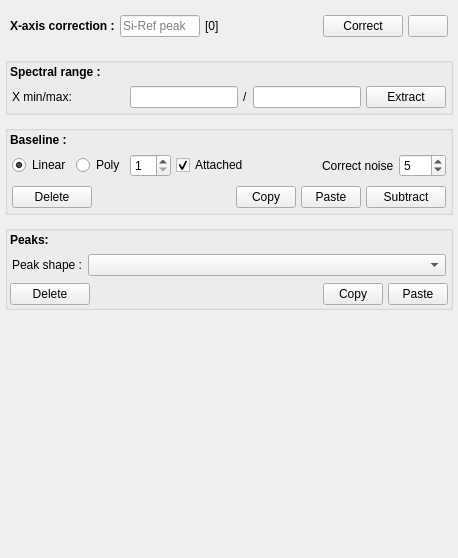
                       <widget class="QWidget" name="scrollAreaWidgetContents_3">
                        <property name="geometry">
                         <rect>
                          <x>0</x>
                          <y>0</y>
                          <width>458</width>
                          <height>558</height>
                         </rect>
                        </property>
                        <layout class="QVBoxLayout" name="verticalLayout_38">
                         <property name="spacing">
                          <number>10</number>
                         </property>
                         <property name="leftMargin">
                          <number>5</number>
                         </property>
                         <property name="topMargin">
                          <number>5</number>
                         </property>
                         <property name="rightMargin">
                          <number>5</number>
                         </property>
                         <property name="bottomMargin">
                          <number>5</number>
                         </property>
                         <item>
                          <layout class="QHBoxLayout" name="horizontalLayout_18">
                           <property name="spacing">
                            <number>5</number>
                           </property>
                           <property name="leftMargin">
                            <number>5</number>
                           </property>
                           <property name="topMargin">
                            <number>10</number>
                           </property>
                           <property name="rightMargin">
                            <number>5</number>
                           </property>
                           <property name="bottomMargin">
                            <number>10</number>
                           </property>
                           <item>
                            <widget class="QLabel" name="label_26">
                             <property name="font">
                              <font>
                               <bold>true</bold>
                              </font>
                             </property>
                             <property name="text">
                              <string>X-axis correction :</string>
                             </property>
                            </widget>
                           </item>
                           <item>
                            <widget class="QLineEdit" name="ent_si_peak_2">
                             <property name="minimumSize">
                              <size>
                               <width>80</width>
                               <height>0</height>
                              </size>
                             </property>
                             <property name="maximumSize">
                              <size>
                               <width>80</width>
                               <height>16777215</height>
                              </size>
                             </property>
                             <property name="toolTip">
                              <string>Type the measured Si-reference values</string>
                             </property>
                             <property name="placeholderText">
                              <string>Si-Ref peak</string>
                             </property>
                            </widget>
                           </item>
                           <item>
                            <widget class="QLabel" name="lbl_correction_value_2">
                             <property name="minimumSize">
                              <size>
                               <width>70</width>
                               <height>0</height>
                              </size>
                             </property>
                             <property name="maximumSize">
                              <size>
                               <width>70</width>
                               <height>16777215</height>
                              </size>
                             </property>
                             <property name="toolTip">
                              <string>The corrected values of the selected spectrum.</string>
                             </property>
                             <property name="text">
                              <string>[0]</string>
                             </property>
                            </widget>
                           </item>
                           <item>
                            <spacer name="spacer_2">
                             <property name="orientation">
                              <enum>Qt::Horizontal</enum>
                             </property>
                             <property name="sizeHint" stdset="0">
                              <size>
                               <width>40</width>
                               <height>20</height>
                              </size>
                             </property>
                            </spacer>
                           </item>
                           <item>
                            <widget class="QPushButton" name="btn_xrange_correction_2">
                             <property name="toolTip">
                              <string>Type the measured peak position of Si-reference sample then correct for selected spectra</string>
                             </property>
                             <property name="text">
                              <string>Correct</string>
                             </property>
                             <property name="icon">
                              <iconset resource="resources.qrc">
                               <normaloff>:/icon/iconpack/done.png</normaloff>:/icon/iconpack/done.png</iconset>
                             </property>
                            </widget>
                           </item>
                           <item>
                            <widget class="QPushButton" name="btn_undo_correction_2">
                             <property name="toolTip">
                              <string>Restore to the uncorrected x-range</string>
                             </property>
                             <property name="text">
                              <string/>
                             </property>
                             <property name="icon">
                              <iconset resource="resources.qrc">
                               <normaloff>:/icon/iconpack/undo2.png</normaloff>:/icon/iconpack/undo2.png</iconset>
                             </property>
                            </widget>
                           </item>
                          </layout>
                         </item>
                         <item>
                          <widget class="QGroupBox" name="gb_range_2">
                           <property name="title">
                            <string/>
                           </property>
                           <layout class="QVBoxLayout" name="verticalLayout_36">
                            <property name="spacing">
                             <number>5</number>
                            </property>
                            <property name="leftMargin">
                             <number>2</number>
                            </property>
                            <property name="topMargin">
                             <number>2</number>
                            </property>
                            <property name="rightMargin">
                             <number>2</number>
                            </property>
                            <property name="bottomMargin">
                             <number>2</number>
                            </property>
                            <item>
                             <widget class="QLabel" name="label_54">
                              <property name="font">
                               <font>
                                <bold>true</bold>
                               </font>
                              </property>
                              <property name="text">
                               <string>Spectral range :</string>
                              </property>
                             </widget>
                            </item>
                            <item>
                             <layout class="QHBoxLayout" name="horizontalLayout_58">
                              <property name="spacing">
                               <number>5</number>
                              </property>
                              <property name="leftMargin">
                               <number>2</number>
                              </property>
                              <property name="topMargin">
                               <number>2</number>
                              </property>
                              <property name="rightMargin">
                               <number>2</number>
                              </property>
                              <property name="bottomMargin">
                               <number>2</number>
                              </property>
                              <item>
                               <widget class="QLabel" name="label_61">
                                <property name="text">
                                 <string>X min/max:</string>
                                </property>
                               </widget>
                              </item>
                              <item>
                               <spacer name="horizontalSpacer_30">
                                <property name="orientation">
                                 <enum>Qt::Horizontal</enum>
                                </property>
                                <property name="sizeHint" stdset="0">
                                 <size>
                                  <width>40</width>
                                  <height>20</height>
                                 </size>
                                </property>
                               </spacer>
                              </item>
                              <item>
                               <widget class="QLineEdit" name="range_min"/>
                              </item>
                              <item>
                               <widget class="QLabel" name="label_62">
                                <property name="text">
                                 <string>/</string>
                                </property>
                               </widget>
                              </item>
                              <item>
                               <widget class="QLineEdit" name="range_max"/>
                              </item>
                              <item>
                               <widget class="QPushButton" name="range_apply">
                                <property name="toolTip">
                                 <string>Extract the spectral windows range.
 Hold 'Ctrl' and press 'Extract' button to apply to all spectra</string>
                                </property>
                                <property name="text">
                                 <string>Extract</string>
                                </property>
                                <property name="icon">
                                 <iconset resource="resources.qrc">
                                  <normaloff>:/icon/iconpack/cut.png</normaloff>:/icon/iconpack/cut.png</iconset>
                                </property>
                               </widget>
                              </item>
                             </layout>
                            </item>
                           </layout>
                          </widget>
                         </item>
                         <item>
                          <widget class="QGroupBox" name="gb_baseline_2">
                           <property name="title">
                            <string/>
                           </property>
                           <layout class="QVBoxLayout" name="verticalLayout_6">
                            <property name="spacing">
                             <number>5</number>
                            </property>
                            <property name="leftMargin">
                             <number>2</number>
                            </property>
                            <property name="topMargin">
                             <number>2</number>
                            </property>
                            <property name="rightMargin">
                             <number>2</number>
                            </property>
                            <property name="bottomMargin">
                             <number>2</number>
                            </property>
                            <item>
                             <widget class="QLabel" name="label_52">
                              <property name="font">
                               <font>
                                <bold>true</bold>
                               </font>
                              </property>
                              <property name="text">
                               <string>Baseline :</string>
                              </property>
                             </widget>
                            </item>
                            <item>
                             <layout class="QHBoxLayout" name="horizontalLayout_37" stretch="25,25,0,0,0,0,0">
                              <property name="spacing">
                               <number>5</number>
                              </property>
                              <property name="leftMargin">
                               <number>2</number>
                              </property>
                              <property name="topMargin">
                               <number>2</number>
                              </property>
                              <property name="rightMargin">
                               <number>2</number>
                              </property>
                              <property name="bottomMargin">
                               <number>2</number>
                              </property>
                              <item>
                               <widget class="QRadioButton" name="rbtn_linear">
                                <property name="sizePolicy">
                                 <sizepolicy hsizetype="Maximum" vsizetype="Fixed">
                                  <horstretch>0</horstretch>
                                  <verstretch>0</verstretch>
                                 </sizepolicy>
                                </property>
                                <property name="text">
                                 <string>Linear</string>
                                </property>
                                <property name="checked">
                                 <bool>true</bool>
                                </property>
                               </widget>
                              </item>
                              <item>
                               <widget class="QRadioButton" name="rbtn_polynomial">
                                <property name="sizePolicy">
                                 <sizepolicy hsizetype="Maximum" vsizetype="Fixed">
                                  <horstretch>0</horstretch>
                                  <verstretch>0</verstretch>
                                 </sizepolicy>
                                </property>
                                <property name="text">
                                 <string>Poly</string>
                                </property>
                               </widget>
                              </item>
                              <item>
                               <widget class="QSpinBox" name="degre">
                                <property name="minimum">
                                 <number>1</number>
                                </property>
                               </widget>
                              </item>
                              <item>
                               <widget class="QCheckBox" name="cb_attached">
                                <property name="sizePolicy">
                                 <sizepolicy hsizetype="Maximum" vsizetype="Fixed">
                                  <horstretch>0</horstretch>
                                  <verstretch>0</verstretch>
                                 </sizepolicy>
                                </property>
                                <property name="text">
                                 <string>Attached</string>
                                </property>
                                <property name="checked">
                                 <bool>true</bool>
                                </property>
                               </widget>
                              </item>
                              <item>
                               <spacer name="horizontalSpacer_32">
                                <property name="orientation">
                                 <enum>Qt::Horizontal</enum>
                                </property>
                                <property name="sizeHint" stdset="0">
                                 <size>
                                  <width>40</width>
                                  <height>20</height>
                                 </size>
                                </property>
                               </spacer>
                              </item>
                              <item>
                               <widget class="QLabel" name="label_37">
                                <property name="toolTip">
                                 <string>Number of nearby points considered to smoothing the noise</string>
                                </property>
                                <property name="text">
                                 <string>Correct noise</string>
                                </property>
                               </widget>
                              </item>
                              <item>
                               <widget class="QDoubleSpinBox" name="noise">
                                <property name="decimals">
                                 <number>0</number>
                                </property>
                                <property name="value">
                                 <double>5.000000000000000</double>
                                </property>
                               </widget>
                              </item>
                             </layout>
                            </item>
                            <item>
                             <layout class="QHBoxLayout" name="horizontalLayout_57" stretch="0,0,0,0,0">
                              <property name="spacing">
                               <number>5</number>
                              </property>
                              <property name="leftMargin">
                               <number>2</number>
                              </property>
                              <property name="topMargin">
                               <number>2</number>
                              </property>
                              <property name="rightMargin">
                               <number>2</number>
                              </property>
                              <property name="bottomMargin">
                               <number>2</number>
                              </property>
                              <item>
                               <widget class="QPushButton" name="btn_undo_baseline">
                                <property name="toolTip">
                                 <string>To remove all baseline points and undo the baseline subtraction</string>
                                </property>
                                <property name="text">
                                 <string>Delete</string>
                                </property>
                                <property name="icon">
                                 <iconset resource="resources.qrc">
                                  <normaloff>:/icon/iconpack/remove.png</normaloff>:/icon/iconpack/remove.png</iconset>
                                </property>
                               </widget>
                              </item>
                              <item>
                               <spacer name="horizontalSpacer_22">
                                <property name="orientation">
                                 <enum>Qt::Horizontal</enum>
                                </property>
                                <property name="sizeHint" stdset="0">
                                 <size>
                                  <width>40</width>
                                  <height>20</height>
                                 </size>
                                </property>
                               </spacer>
                              </item>
                              <item>
                               <widget class="QPushButton" name="btn_copy_bl">
                                <property name="maximumSize">
                                 <size>
                                  <width>60</width>
                                  <height>16777215</height>
                                 </size>
                                </property>
                                <property name="toolTip">
                                 <string>Copy the baseline of the selected spectrum.  
 Hold 'Ctrl' and press button to apply to all spectra</string>
                                </property>
                                <property name="text">
                                 <string>Copy</string>
                                </property>
                                <property name="icon">
                                 <iconset resource="resources.qrc">
                                  <normaloff>:/icon/iconpack/copy.png</normaloff>:/icon/iconpack/copy.png</iconset>
                                </property>
                               </widget>
                              </item>
                              <item>
                               <widget class="QPushButton" name="btn_paste_bl">
                                <property name="maximumSize">
                                 <size>
                                  <width>60</width>
                                  <height>16777215</height>
                                 </size>
                                </property>
                                <property name="toolTip">
                                 <string>Paste the copied baseline to the selected spectrum(s).  
 Hold 'Ctrl' and press button to apply to all spectra.</string>
                                </property>
                                <property name="text">
                                 <string>Paste</string>
                                </property>
                                <property name="icon">
                                 <iconset resource="resources.qrc">
                                  <normaloff>:/icon/iconpack/paste10.png</normaloff>:/icon/iconpack/paste10.png</iconset>
                                </property>
                               </widget>
                              </item>
                              <item>
                               <widget class="QPushButton" name="sub_baseline">
                                <property name="toolTip">
                                 <string>Subtract baseline for selected spectrum(s). 
 Hold 'Ctrl' and press button to apply to all spectra</string>
                                </property>
                                <property name="text">
                                 <string>Subtract</string>
                                </property>
                                <property name="icon">
                                 <iconset resource="resources.qrc">
                                  <normaloff>:/icon/iconpack/done.png</normaloff>:/icon/iconpack/done.png</iconset>
                                </property>
                               </widget>
                              </item>
                             </layout>
                            </item>
                           </layout>
                          </widget>
                         </item>
                         <item>
                          <widget class="QGroupBox" name="gb_peaks_2">
                           <property name="title">
                            <string/>
                           </property>
                           <layout class="QVBoxLayout" name="verticalLayout_34">
                            <property name="spacing">
                             <number>5</number>
                            </property>
                            <property name="leftMargin">
                             <number>2</number>
                            </property>
                            <property name="topMargin">
                             <number>2</number>
                            </property>
                            <property name="rightMargin">
                             <number>2</number>
                            </property>
                            <property name="bottomMargin">
                             <number>2</number>
                            </property>
                            <item>
                             <widget class="QLabel" name="lbl_Peaks">
                              <property name="font">
                               <font>
                                <bold>true</bold>
                               </font>
                              </property>
                              <property name="text">
                               <string>Peaks:</string>
                              </property>
                             </widget>
                            </item>
                            <item>
                             <layout class="QHBoxLayout" name="horizontalLayout_56" stretch="0,65">
                              <property name="spacing">
                               <number>5</number>
                              </property>
                              <property name="leftMargin">
                               <number>2</number>
                              </property>
                              <property name="topMargin">
                               <number>2</number>
                              </property>
                              <property name="rightMargin">
                               <number>2</number>
                              </property>
                              <property name="bottomMargin">
                               <number>2</number>
                              </property>
                              <item>
                               <widget class="QLabel" name="label_41">
                                <property name="text">
                                 <string>Peak shape :</string>
                                </property>
                               </widget>
                              </item>
                              <item>
                               <widget class="QComboBox" name="cbb_fit_models"/>
                              </item>
                             </layout>
                            </item>
                            <item>
                             <layout class="QHBoxLayout" name="horizontalLayout_31">
                              <item>
                               <widget class="QPushButton" name="clear_peaks">
                                <property name="toolTip">
                                 <string>Clear all the current peak models. 
 Hold 'Ctrl' and press 'Clear peaks' button to apply to all spectra</string>
                                </property>
                                <property name="text">
                                 <string>Delete</string>
                                </property>
                                <property name="icon">
                                 <iconset resource="resources.qrc">
                                  <normaloff>:/icon/iconpack/remove.png</normaloff>:/icon/iconpack/remove.png</iconset>
                                </property>
                               </widget>
                              </item>
                              <item>
                               <spacer name="horizontalSpacer_8">
                                <property name="orientation">
                                 <enum>Qt::Horizontal</enum>
                                </property>
                                <property name="sizeHint" stdset="0">
                                 <size>
                                  <width>40</width>
                                  <height>20</height>
                                 </size>
                                </property>
                               </spacer>
                              </item>
                              <item>
                               <widget class="QPushButton" name="btn_copy_peaks">
                                <property name="maximumSize">
                                 <size>
                                  <width>60</width>
                                  <height>16777215</height>
                                 </size>
                                </property>
                                <property name="toolTip">
                                 <string>Copy peaks of the selected spectrum.  
 Hold 'Ctrl' and press button to apply to all spectra</string>
                                </property>
                                <property name="text">
                                 <string>Copy</string>
                                </property>
                                <property name="icon">
                                 <iconset resource="resources.qrc">
                                  <normaloff>:/icon/iconpack/copy.png</normaloff>:/icon/iconpack/copy.png</iconset>
                                </property>
                               </widget>
                              </item>
                              <item>
                               <widget class="QPushButton" name="btn_paste_peaks">
                                <property name="maximumSize">
                                 <size>
                                  <width>60</width>
                                  <height>16777215</height>
                                 </size>
                                </property>
                                <property name="toolTip">
                                 <string>Paste peaks to the selected spectrum.  
 Hold 'Ctrl' and press button to apply to all spectra</string>
                                </property>
                                <property name="text">
                                 <string>Paste</string>
                                </property>
                                <property name="icon">
                                 <iconset resource="resources.qrc">
                                  <normaloff>:/icon/iconpack/paste10.png</normaloff>:/icon/iconpack/paste10.png</iconset>
                                </property>
                               </widget>
                              </item>
                             </layout>
                            </item>
                           </layout>
                          </widget>
                         </item>
                         <item>
                          <spacer name="verticalSpacer">
                           <property name="orientation">
                            <enum>Qt::Vertical</enum>
                           </property>
                           <property name="sizeHint" stdset="0">
                            <size>
                             <width>20</width>
                             <height>40</height>
                            </size>
                           </property>
                          </spacer>
                         </item>
                        </layout>
                       </widget>
